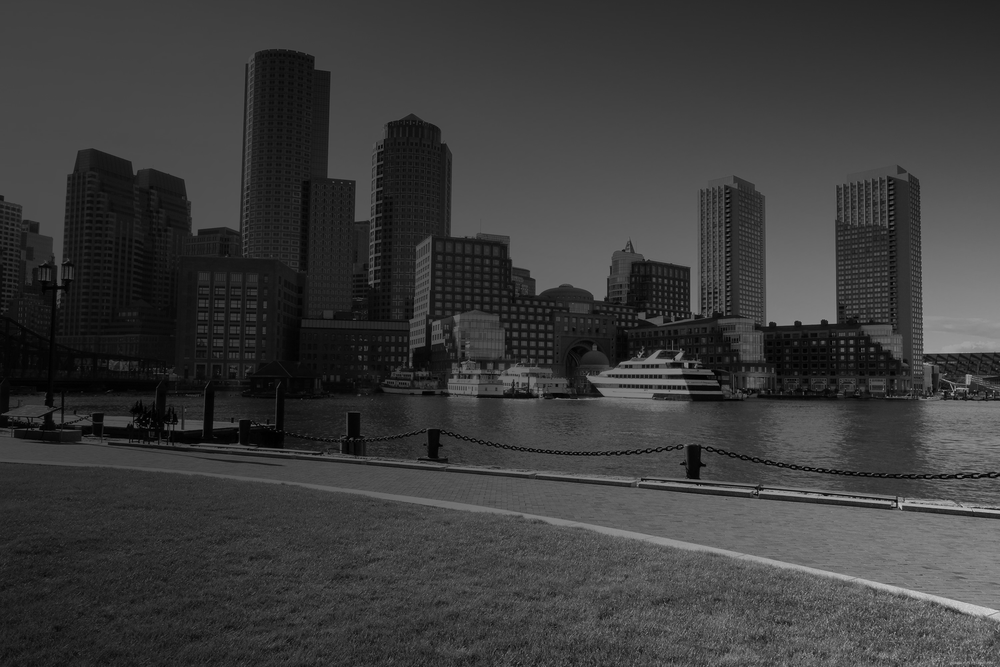
#> input picture MiKMOI/lab3/task_4_homomorphic.png, 1000 x 667 px, shrunk from 3000 x 2000 before the run
$ python task4.py
#> lines starting #> are read from the running program, lines starting #| are printed output that depends on the picture
import cv2
import numpy as np
import matplotlib.pyplot as plt

# Загрузка изображения
image_path = 'task_4_homomorphic.png'
img = cv2.imread(image_path, cv2.IMREAD_GRAYSCALE)
#> img is the input picture: shape (667, 1000); min 0, max 215, mean 59.6

if img is None:
    raise FileNotFoundError(f"Ошибка: Не удалось загрузить изображение по пути '{image_path}'. Проверьте имя файла и путь к нему.")

# Переводим в float и добавляем 1, чтобы избежать ln(0)
img_float = img.astype(np.float32) + 1.0
rows, cols = img_float.shape
#> rows = 667; cols = 1000

# Логарифмирование изображения
img_log = np.log(img_float)
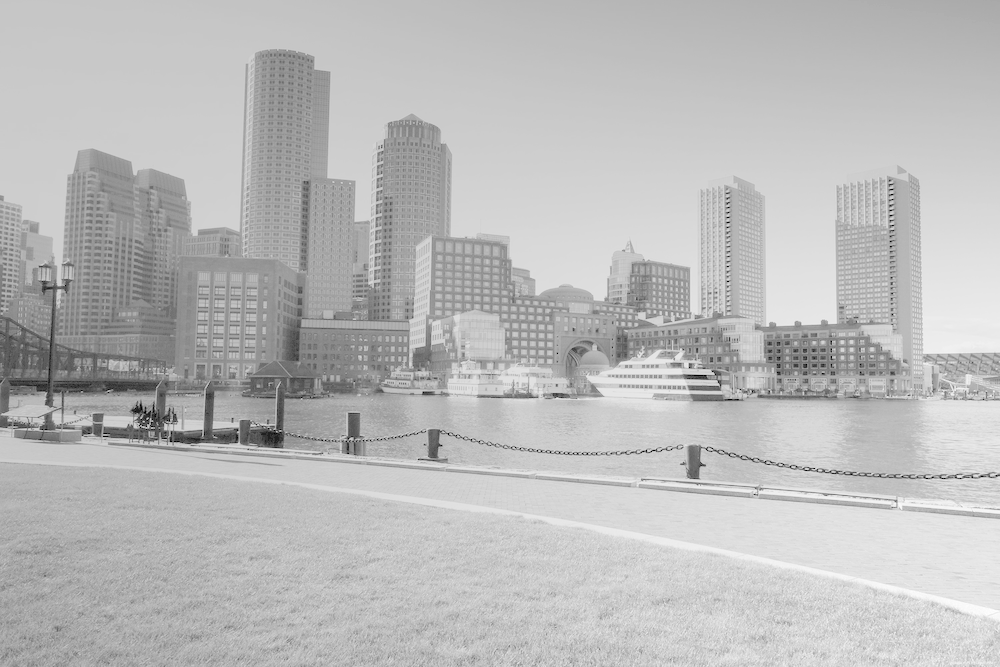
#> img_log: shape (667, 1000) float32; min 0, max 5.38, mean 3.95; drawn with min black and max white

# Прямое двумерное БПФ и сдвиг
f_transform = np.fft.fft2(img_log)
f_shifted = np.fft.fftshift(f_transform)

# Функция создания гомоморфного фильтра
def homomorphic_filter(shape, D0, H_H, H_L, c=1, n=1):
    rows, cols = shape
    center_r, center_c = rows // 2, cols // 2

    u = np.arange(rows)
    v = np.arange(cols)
    U, V = np.meshgrid(u, v, indexing='ij')

    # Расстояние до центра спектра
    D = np.sqrt((U - center_r) ** 2 + (V - center_c) ** 2)

    # Формула гомоморфного фильтра
    H = (H_H - H_L) * (1.0 - np.exp(-c * (D / D0) ** (2 * n))) + H_L
    return H

# Базовые параметры из задания
H_L = 0.5
H_H = 1.5
d0_values = [10, 40, 80] # Значения D0

plt.figure(figsize=(16, 5))
plt.subplot(1, 4, 1)
plt.imshow(img, cmap='gray')
plt.title('Исходное изображение')
plt.axis('off')

for i, D0 in enumerate(d0_values):
    # Создание фильтра
    H = homomorphic_filter((rows, cols), D0, H_H, H_L)

    # Фильтрация в частотной области
    filtered_shifted = f_shifted * H

    # Обратный сдвиг и обратное БПФ
    f_ishift = np.fft.ifftshift(filtered_shifted)
    inv_fft = np.real(np.fft.ifft2(f_ishift))

    # Экспоненциальное преобразование
    result = np.exp(inv_fft) - 1.0

    # Нормализация
    result = cv2.normalize(result, None, alpha=0, beta=255, norm_type=cv2.NORM_MINMAX)
    result = np.clip(result, 0, 255).astype(np.uint8)

    plt.subplot(1, 4, i + 2)
    plt.imshow(result, cmap='gray')
    plt.title(f'Гомоморфный (D0={D0})\nHL={H_L}, HH={H_H}')
    plt.axis('off')
#> this loop made 3 passes
#> pass 1, `inv_fft = np.real(np.fft.ifft2(f_ishift))`:
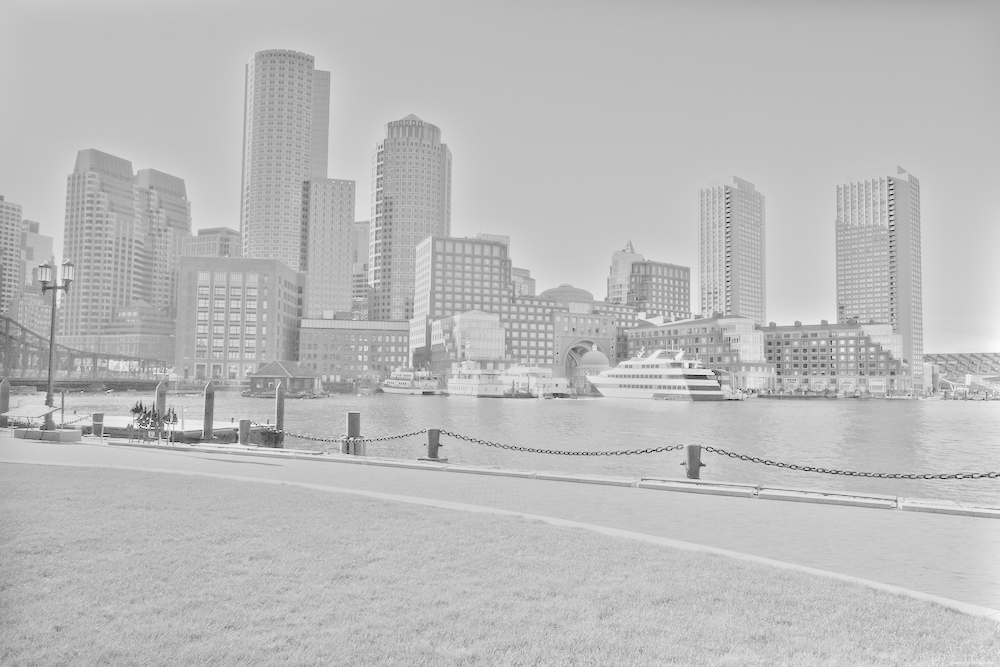
#> inv_fft: shape (667, 1000) float64; min -4.31, max 4.2, mean 1.97; drawn with min black and max white
#> pass 1, `result = np.exp(inv_fft) - 1.0`:
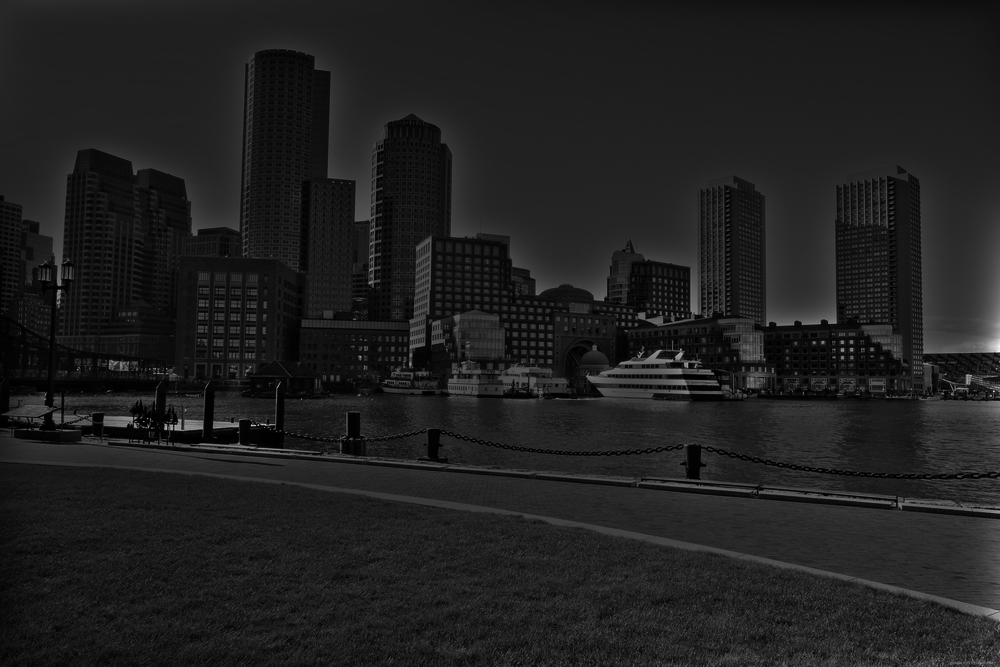
#> result: shape (667, 1000) float64; min -0.987, max 65.55, mean 7.3; drawn with min black and max white
#> after the loop:
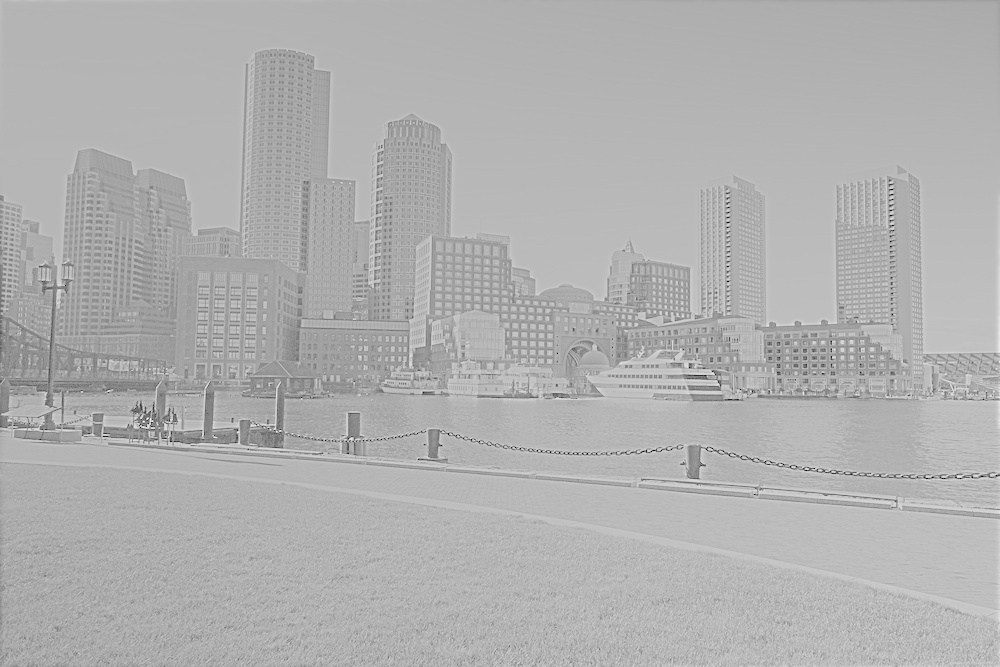
#> inv_fft: shape (667, 1000) float64; min -3.71, max 4.5, mean 1.97; drawn with min black and max white

plt.tight_layout()
plt.show()
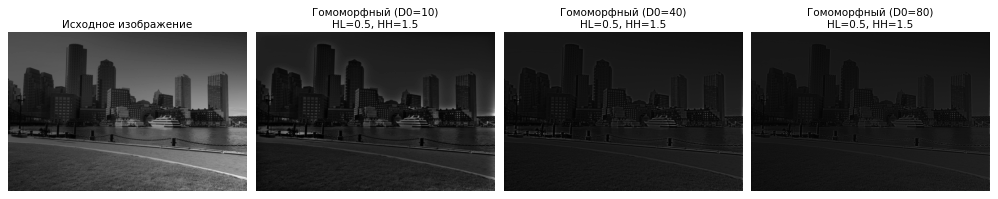
#> figure drawn by matplotlib, 4 panels
